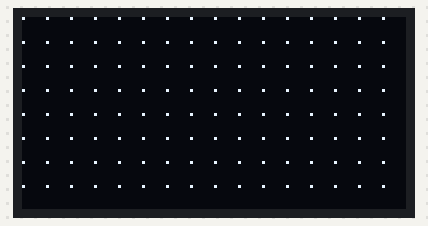
Bench run of a program on a simulated Raspberry Pi Pico running MicroPython. Parts: 128×64 one-colour display. What the program prints to the serial console is not drawn. At 21.5 s the program stops and its outputs stay as they are.

Above: at 3.5 s.
At 6.6 s:
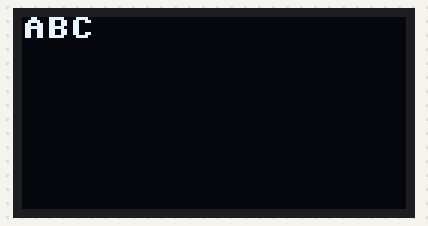
At 7.7 s:
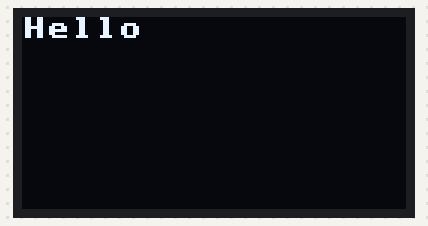
At 8.8 s:
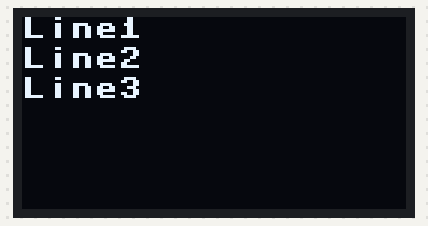
At 10.9 s:
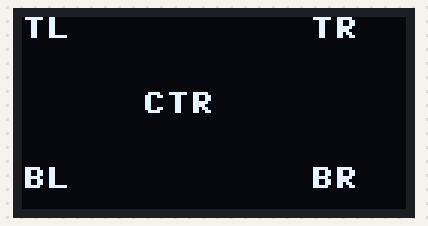
At 14.0 s:
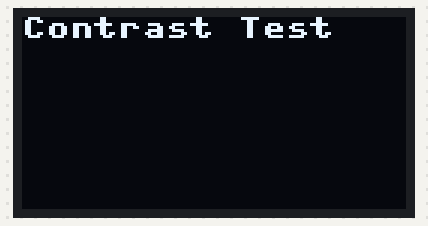

Measured:
- what the display in image 0 shows lasts 2.1 s, from 3.4 s to 5.5 s
- what the display in image 1 shows lasts 1.1 s, from 6.6 s to 7.7 s
- what the display in image 4 shows lasts 3.1 s, from 10.9 s to 14.0 s
- what the display in image 5 shows lasts 5.4 s, from 14.0 s to 19.4 s

The program:

main_debug.py
```python
from oled_debug import debug_oled
from time import sleep

def main():
    print("Starting OLED debug session...")
    print("Watch your OLED screen carefully and note what you see for each test!")
    print()

    # Run the comprehensive debug
    debug_oled()

    print()
    print("Debug complete! Please tell me:")
    print("1. Which tests showed something on the screen?")
    print("2. What exactly did you see (white screen, dots, text, etc.)?")
    print("3. Were any characters readable?")

if __name__ == "__main__":
    main()
```

oled_debug.py
```python
from machine import Pin, I2C
import ssd1306
from time import sleep

# Debug version for OLED troubleshooting

def debug_oled():
    """
    Comprehensive OLED debugging function
    """
    print("=== OLED DEBUG MODE ===")

    # Initialize I2C
    print("1. Initializing I2C...")
    i2c = I2C(0, scl=Pin(9), sda=Pin(8), freq=100000)

    # Scan for devices
    print("2. Scanning I2C bus...")
    devices = i2c.scan()
    print(f"Found devices: {[hex(addr) for addr in devices]}")

    if 0x3C not in devices:
        print("ERROR: OLED not found at address 0x3C!")
        return False

    # Initialize OLED
    print("3. Initializing OLED...")
    try:
        oled = ssd1306.SSD1306_I2C(128, 64, i2c, addr=0x3C)
        print("OLED initialized successfully!")
    except Exception as e:
        print(f"ERROR initializing OLED: {e}")
        return False

    # Test 1: Fill tests
    print("4. Testing screen fill...")
    try:
        print("  - Filling white...")
        oled.fill(1)
        oled.show()
        sleep(2)

        print("  - Filling black...")
        oled.fill(0)
        oled.show()
        sleep(1)
        print("  Fill test completed!")
    except Exception as e:
        print(f"  ERROR in fill test: {e}")

    # Test 2: Pixel tests
    print("5. Testing individual pixels...")
    try:
        oled.fill(0)
        # Draw a pattern
        for x in range(0, 128, 8):
            for y in range(0, 64, 8):
                oled.pixel(x, y, 1)
        oled.show()
        sleep(2)
        print("  Pixel test completed!")
    except Exception as e:
        print(f"  ERROR in pixel test: {e}")

    # Test 3: Text tests with different parameters
    print("6. Testing text rendering...")
    try:
        # Test 3a: Simple text
        oled.fill(0)
        oled.text("A", 0, 0, 1)
        oled.show()
        sleep(1)
        print("  Single character 'A' displayed")

        # Test 3b: Multiple characters
        oled.fill(0)
        oled.text("ABC", 0, 0, 1)
        oled.show()
        sleep(1)
        print("  'ABC' displayed")

        # Test 3c: Full word
        oled.fill(0)
        oled.text("Hello", 0, 0, 1)
        oled.show()
        sleep(1)
        print("  'Hello' displayed")

        # Test 3d: Multiple lines
        oled.fill(0)
        oled.text("Line1", 0, 0, 1)
        oled.text("Line2", 0, 10, 1)
        oled.text("Line3", 0, 20, 1)
        oled.show()
        sleep(2)
        print("  Multiple lines displayed")

        # Test 3e: Different positions
        oled.fill(0)
        oled.text("TL", 0, 0, 1)      # Top-left
        oled.text("TR", 96, 0, 1)     # Top-right
        oled.text("BL", 0, 50, 1)     # Bottom-left
        oled.text("BR", 96, 50, 1)    # Bottom-right
        oled.text("CTR", 40, 25, 1)   # Center
        oled.show()
        sleep(3)
        print("  Position test completed")

    except Exception as e:
        print(f"  ERROR in text test: {e}")

    # Test 4: Contrast tests
    print("7. Testing contrast levels...")
    try:
        oled.fill(0)
        oled.text("Contrast Test", 0, 0, 1)

        for contrast in [50, 100, 150, 200, 255]:
            print(f"  Setting contrast to {contrast}")
            oled.contrast(contrast)
            oled.show()
            sleep(1)

    except Exception as e:
        print(f"  ERROR in contrast test: {e}")

    # Test 5: Large text simulation
    print("8. Testing large text...")
    try:
        oled.fill(0)
        oled.contrast(255)
        # Draw large "H" manually using pixels
        for y in range(10, 30):
            oled.pixel(10, y, 1)  # Left line
            oled.pixel(20, y, 1)  # Right line
        for x in range(10, 21):
            oled.pixel(x, 20, 1)  # Middle line
        oled.show()
        sleep(2)
        print("  Large 'H' drawn with pixels")
    except Exception as e:
        print(f"  ERROR in large text test: {e}")

    print("=== DEBUG COMPLETE ===")
    return True

if __name__ == "__main__":
    debug_oled()
```
